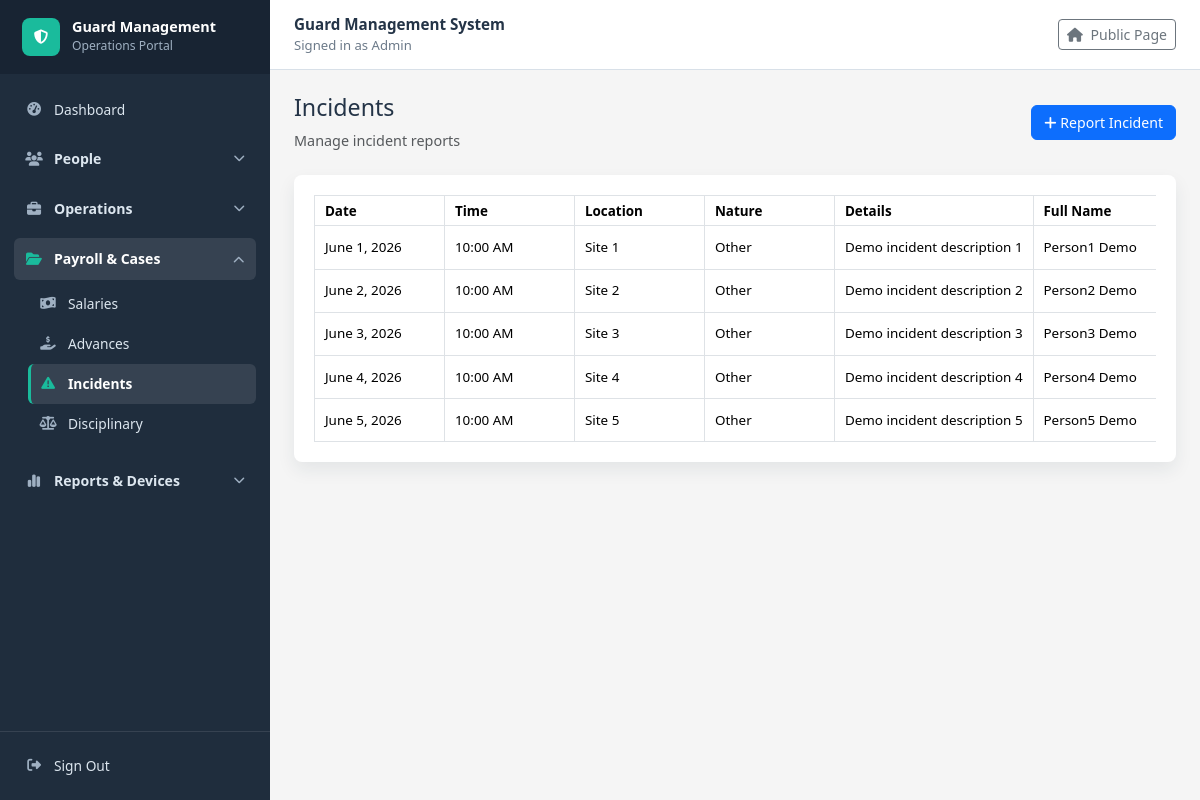
The page /incidents/ (signed in) on the database its author committed.
### guardmanagementsystem/models.py (models this page shows, shortened)
class Incident(models.Model):
    STATUS_CHOICES = [
        ('Pending', 'Pending'),
        ('Under Review', 'Under Review'),
        ('Resolved', 'Resolved'),
        ('Closed', 'Closed'),
    ]
    INCIDENT_TYPE_CHOICES = [
        ('Theft', 'Theft'),
        ('Fight', 'Fight'),
        ('Accident', 'Accident'),
        ('Fire', 'Fire'),
        ('Security Breach', 'Security Breach'),
        ('Other', 'Other'),
    ]
    TITLE_CHOICES = [
        ('Mr', 'Mr'),
        ('Ms', 'Ms'),
        ('Mrs', 'Mrs'),
    ]
    incident_id = models.AutoField(primary_key=True)
    guard = models.ForeignKey(
        Guard,
        on_delete=models.CASCADE,
        related_name='incidents'
    )
    incident_date = models.DateField()
    incident_time = models.TimeField(null=True, blank=True)
    incident_type = models.CharField(max_length=50, choices=INCIDENT_TYPE_CHOICES)
    description = models.TextField()
    location = models.CharField(max_length=200)
    reporter_title = models.CharField(max_length=10, choices=TITLE_CHOICES, blank=True)
    reporter_first_name = models.CharField(max_length=100, blank=True)
    reporter_middle_name = models.CharField(max_length=100, blank=True)
    reporter_last_name = models.CharField(max_length=100, blank=True)
    involved_first_name = models.CharField(max_length=100, blank=True)
    involved_last_name = models.CharField(max_length=100, blank=True)
    further_comments = models.TextField(blank=True)
    reported_by = models.ForeignKey(
        Supervisor,
        on_delete=models.SET_NULL,
        null=True,
        blank=True,
        related_name='reported_incidents'
    )
    status = models.CharField(max_length=20, choices=STATUS_CHOICES, default='Pending')
    @property
    def reporter_name(self):
        name = " ".join(part for part in [
            self.reporter_title,
            self.reporter_first_name,
            self.reporter_middle_name,
            self.reporter_last_name,
        ] if part)
        return name or self.reported_by or "-"
    @property
    def involved_full_name(self):
        return " ".join(part for part in [self.involved_first_name, self.involved_last_name] if part) or "-"

### guardmanagementsystem/views.py (the view)
# urls.py: path("incidents/", views.incident_list, name="incident_list"),
@login_required
def incident_list(request):
    incidents = Incident.objects.select_related("guard", "reported_by").all()
    return render(request, "guardmanagementsystem/incident_list.html", {
        "incidents": incidents
    })

### guardmanagementsystem/templates/guardmanagementsystem/incident_list.html (shortened to what this page needs)
{% extends "guardmanagementsystem/base.html" %}
{% block content %}
<div class="d-flex justify-content-between align-items-center mb-4">
    <div>
        <h2>Incidents</h2>
        <p class="text-muted mb-0">Manage incident reports</p>
    </div>
    <a href="{% url 'incident_add' %}" class="btn btn-primary">
        <i class="fa fa-plus"></i> Report Incident
    </a>
</div>
<div class="table-card">
    <div class="table-responsive">
        <table class="table table-hover table-bordered align-middle mb-0 export-table" data-export-title="Incidents">
            <thead>
                <tr>
                    <th>Date</th>
                    <th>Time</th>
                    <th>Location</th>
                    <th>Nature</th>
                    <th>Details</th>
                    <th>Full Name</th>
                </tr>
            </thead>
            <tbody>
                {% for incident in incidents %}
                    <tr>
                        <td>{{ incident.incident_date }}</td>
                        <td>{{ incident.incident_time|time:"h:i A"|default:"-" }}</td>
                        <td>{{ incident.location }}</td>
                        <td>{{ incident.incident_type }}</td>
                        <td>{{ incident.description|truncatechars:70 }}</td>
                        <td>{{ incident.involved_full_name }}</td>
                    </tr>
                {% empty %}
                    <tr>
                        <td colspan="10" class="text-center text-muted py-4">No incidents found.</td>
                    </tr>
                {% endfor %}
            </tbody>
        </table>
    </div>
</div>
{% endblock %}

### guardmanagementsystem/templates/guardmanagementsystem/base.html (shortened to what this page needs)
<!doctype html>
<html lang="en">
<head>
    <link href="https://cdn.jsdelivr.net/npm/bootstrap@5.3.3/dist/css/bootstrap.min.css" rel="stylesheet">
    <link href="https://cdnjs.cloudflare.com/ajax/libs/font-awesome/6.5.2/css/all.min.css" rel="stylesheet">
</head>
<body>
    {% with current_url=request.resolver_match.url_name %}
    <div class="app-layout">
        <aside class="sidebar">
            <div class="d-flex align-items-center justify-content-between">
                <a class="sidebar-brand flex-grow-1" href="{% url 'dashboard' %}">
                    <span class="brand-mark"><i class="fa fa-shield-halved"></i></span>
                    <span>
                        <span class="brand-title">Guard Management</span>
                        <span class="brand-subtitle">Operations Portal</span>
                    </span>
                </a>
            </div>
            <nav id="sidebarNav" class="sidebar-nav collapse d-lg-block">
                <a class="sidebar-link {% if current_url == 'dashboard' %}active{% endif %}" href="{% url 'dashboard' %}">
                    <i class="fa fa-gauge-high"></i> Dashboard
                </a>
                <div class="sidebar-module">
                    <button class="module-toggle" type="button" data-bs-toggle="collapse" data-bs-target="#peopleModule" aria-controls="peopleModule" aria-expanded="{% if current_url in 'supervisor_list supervisor_add supervisor_edit supervisor_delete guard_list guard_add guard_edit guard_delete client_list client_add client_edit client_delete' %}true{% else %}false{% endif %}">
                        <span class="module-title"><i class="fa fa-users"></i> People</span>
                        <i class="fa fa-chevron-down module-chevron"></i>
                    </button>
                </div>
                <div class="sidebar-module">
                    <button class="module-toggle" type="button" data-bs-toggle="collapse" data-bs-target="#operationsModule" aria-controls="operationsModule" aria-expanded="{% if current_url in 'deployment_list deployment_add deployment_edit deployment_delete program_guard attendance_list attendance_add attendance_edit attendance_delete shift_list shift_add shift_edit shift_delete shift_import schedule_csv_template asset_list asset_add asset_edit asset_delete' %}true{% else %}false{% endif %}">
                        <span class="module-title"><i class="fa fa-briefcase"></i> Operations</span>
                        <i class="fa fa-chevron-down module-chevron"></i>
                    </button>
                </div>
                <div class="sidebar-module">
                    <button class="module-toggle" type="button" data-bs-toggle="collapse" data-bs-target="#payrollCasesModule" aria-controls="payrollCasesModule" aria-expanded="{% if current_url in 'salary_list salary_add salary_edit salary_delete salary_payslip_general salary_payslip_individual advance_request_list advance_request_add advance_request_edit advance_request_delete incident_list incident_add incident_edit incident_delete incident_pdf_report disciplinary_action_list disciplinary_action_add disciplinary_action_edit disciplinary_action_delete' %}true{% else %}false{% endif %}">
                        <span class="module-title"><i class="fa fa-folder-open"></i> Payroll & Cases</span>
                        <i class="fa fa-chevron-down module-chevron"></i>
                    </button>
                    <div id="payrollCasesModule" class="collapse {% if current_url in 'salary_list salary_add salary_edit salary_delete salary_payslip_general salary_payslip_individual advance_request_list advance_request_add advance_request_edit advance_request_delete incident_list incident_add incident_edit incident_delete incident_pdf_report disciplinary_action_list disciplinary_action_add disciplinary_action_edit disciplinary_action_delete' %}show{% endif %}">
                        <div class="module-menu">
                            <a class="sidebar-link {% if current_url in 'salary_list salary_add salary_edit salary_delete salary_payslip_general salary_payslip_individual' %}active{% endif %}" href="{% url 'salary_list' %}">
                                <i class="fa fa-money-bill-wave"></i> Salaries
                            </a>
                            <a class="sidebar-link {% if current_url in 'advance_request_list advance_request_add advance_request_edit advance_request_delete' %}active{% endif %}" href="{% url 'advance_request_list' %}">
                                <i class="fa fa-hand-holding-dollar"></i> Advances
                            </a>
                            <a class="sidebar-link {% if current_url in 'incident_list incident_add incident_edit incident_delete incident_pdf_report' %}active{% endif %}" href="{% url 'incident_list' %}">
                                <i class="fa fa-triangle-exclamation"></i> Incidents
                            </a>
                            <a class="sidebar-link {% if current_url in 'disciplinary_action_list disciplinary_action_add disciplinary_action_edit disciplinary_action_delete' %}active{% endif %}" href="{% url 'disciplinary_action_list' %}">
                                <i class="fa fa-scale-balanced"></i> Disciplinary
                            </a>
                        </div>
                    </div>
                </div>
                <div class="sidebar-module">
                    <button class="module-toggle" type="button" data-bs-toggle="collapse" data-bs-target="#reportsDevicesModule" aria-controls="reportsDevicesModule" aria-expanded="{% if current_url in 'attendance_query_report schedule_report schedule_report_csv_export iot_device_list iot_device_add iot_device_edit iot_device_delete iot_swipe_attendance audit_log_list' %}true{% else %}false{% endif %}">
                        <span class="module-title"><i class="fa fa-chart-simple"></i> Reports & Devices</span>
                        <i class="fa fa-chevron-down module-chevron"></i>
                    </button>
                </div>
            </nav>
            <div class="sidebar-footer">
                {% if request.user.is_authenticated %}
                    <a class="sidebar-link" href="{% url 'signout' %}">
                        <i class="fa fa-right-from-bracket"></i> Sign Out
                    </a>
                {% else %}
                    <a class="sidebar-link" href="{% url 'signin' %}">
                        <i class="fa fa-right-to-bracket"></i> Sign In
                    </a>
                {% endif %}
            </div>
        </aside>
        <div class="main-panel">
            <header class="topbar">
                <div>
                    <p class="topbar-title">Guard Management System</p>
                    <div class="topbar-user">
                        {% if request.user.is_authenticated %}
                            Signed in as {{ request.user.username }}
                        {% else %}
                            Staff portal
                        {% endif %}
                    </div>
                </div>
                <a class="btn btn-sm btn-outline-secondary" href="{% url 'welcome' %}">
                    <i class="fa fa-house me-1"></i> Public Page
                </a>
            </header>
            <main class="container-fluid page-shell content-area">
                {% block content %}{% endblock %}
            </main>
        </div>
    </div>
    {% endwith %}
</body>
</html>

### guardmanagementsystem/templates/guardmanagementsystem/base.html (style rules this page uses)
:root { --brand: #1abb9c; --brand-dark: #117e69; --line: #d8e0e8; --muted: #6c7a89; --sidebar-bg: #1f2d3d; --sidebar-bg-dark: #182433; --sidebar-active: #1abb9c; }
body { background: whitesmoke; color: #243447; font-size: 0.9rem; min-height: 100vh; }
h2 { font-size: 1.45rem; }
.btn, .form-control, .form-select, .table, .dropdown-menu { font-size: 0.88rem; }
.app-layout { display: flex; min-height: 100vh; }
.sidebar { background: var(--sidebar-bg); color: #dce6ef; display: flex; flex-direction: column; flex: 0 0 270px; min-height: 100vh; position: sticky; top: 0; }
.sidebar-brand { align-items: center; background: var(--sidebar-bg-dark); color: #fff; display: flex; gap: 12px; min-height: 70px; padding: 18px 22px; text-decoration: none; }
.brand-mark { align-items: center; background: var(--sidebar-active); border-radius: 8px; display: inline-flex; height: 38px; justify-content: center; width: 38px; }
.brand-title { display: block; font-size: 0.9rem; font-weight: 800; line-height: 1.15; }
.brand-subtitle { color: #9fb0c2; display: block; font-size: 0.76rem; margin-top: 2px; }
.sidebar-nav { overflow-y: auto; padding: 16px 14px 22px; }
.sidebar-module { margin-top: 8px; }
.module-toggle { align-items: center; background: transparent; border: 0; border-radius: 6px; color: #dce6ef; display: flex; font-weight: 700; gap: 11px; justify-content: space-between; min-height: 42px; padding: 9px 11px; text-align: left; width: 100%; font-size: 0.88rem; }
.module-toggle:hover, .module-toggle[aria-expanded="true"] { background: rgba(255, 255, 255, 0.1); color: #fff; }
.module-title { align-items: center; display: inline-flex; gap: 11px; }
.module-title i { color: #9fb0c2; text-align: center; width: 18px; }
.module-toggle[aria-expanded="true"] .module-title i { color: var(--sidebar-active); }
.module-chevron { color: #9fb0c2; font-size: 0.72rem; transition: transform 0.15s ease; }
.module-toggle[aria-expanded="true"] .module-chevron { transform: rotate(180deg); }
.module-menu { padding: 4px 0 8px 14px; }
.sidebar-link { align-items: center; border-radius: 6px; color: #dce6ef; display: flex; gap: 11px; min-height: 40px; padding: 9px 11px; text-decoration: none; font-size: 0.86rem; }
.sidebar-link i { color: #9fb0c2; text-align: center; width: 18px; }
.sidebar-link:hover, .sidebar-link.active { background: rgba(255, 255, 255, 0.1); color: #fff; }
.sidebar-link.active { border-left: 3px solid var(--sidebar-active); font-weight: 700; padding-left: 8px; }
.sidebar-link.active i { color: var(--sidebar-active); }
.sidebar-footer { border-top: 1px solid rgba(255, 255, 255, 0.1); margin-top: auto; padding: 14px; }
.main-panel { display: flex; flex: 1 1 auto; flex-direction: column; min-width: 0; }
.topbar { align-items: center; background: #fff; border-bottom: 1px solid var(--line); display: flex; justify-content: space-between; min-height: 70px; padding: 0 24px; }
.topbar-title { font-size: 0.95rem; font-weight: 800; margin: 0; }
.topbar-user { color: var(--muted); font-size: 0.82rem; }
.page-shell { padding: 24px 24px 40px; }
.content-area { flex: 1 1 auto; }
.table-card { background: #fff; border-radius: 8px; padding: 20px; box-shadow: 0 8px 18px rgba(31, 45, 61, 0.08); }
.table { font-size: 0.84rem; line-height: 1.25; margin-bottom: 0; table-layout: auto; width: 100%; }
.table-responsive { overflow-x: auto; }
.table-responsive > .table, .dataTable { min-width: max-content; }
.table th, .table td { padding: 0.38rem 0.62rem; vertical-align: middle; }
.table th { min-width: 130px; white-space: nowrap; }
.table td { min-width: 110px; overflow-wrap: anywhere; }

### rows shown on the page
Incident: incident_date "June 1, 2026", incident_time "10:00 AM", location "Site 1", incident_type "Other", description "Demo incident description 1", involved_full_name "Person1 Demo"
Incident: incident_date "June 2, 2026", incident_time "10:00 AM", location "Site 2", incident_type "Other", description "Demo incident description 2", involved_full_name "Person2 Demo"
Incident: incident_date "June 3, 2026", incident_time "10:00 AM", location "Site 3", incident_type "Other", description "Demo incident description 3", involved_full_name "Person3 Demo"
Incident: incident_date "June 4, 2026", incident_time "10:00 AM", location "Site 4", incident_type "Other", description "Demo incident description 4", involved_full_name "Person4 Demo"
Incident: incident_date "June 5, 2026", incident_time "10:00 AM", location "Site 5", incident_type "Other", description "Demo incident description 5", involved_full_name "Person5 Demo"

### other values the page prints
{{ request.user.username }} "Admin"
